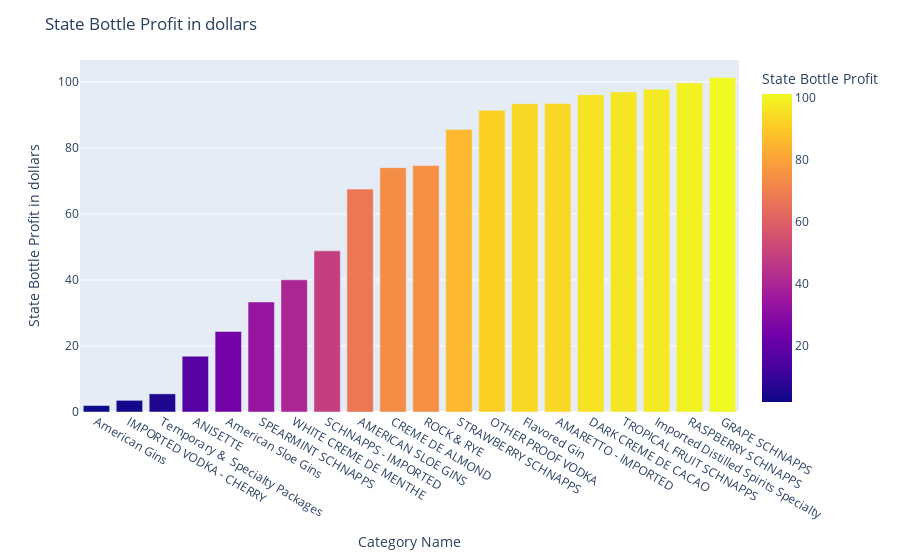

Source (notebook cell):
### Markdown cell above
### The least State Bottle Profit in dollars

### Code cell
df_bottle1 = df.groupby(['Category Name','Pack','Date'])['State Bottle Profit'].sum().groupby(['Category Name','Pack']).max().sort_values().groupby(['Category Name']).sum().sort_values(ascending=True)

top_bottle1 = pd.DataFrame(df_bottle1)
top_bottle1 = pd.DataFrame(df_bottle1.head(20))

fig_reg = px.bar(top_bottle1,x=top_bottle1.index, y='State Bottle Profit',color='State Bottle Profit')
fig_reg.update_layout(
    title="State Bottle Profit in dollars",
    xaxis_title=" Category Name",
    yaxis_title="State Bottle Profit in dollars",
    )
fig_reg.show()

### Figure 1 — Plotly figure (JSON) as saved in the notebook; plotly's stock layout.template omitted (floating-point values rounded to 4 significant figures)
{"data": [{"alignmentgroup": "True", "hovertemplate": "Category Name=%{x}<br>State Bottle Profit=%{marker.color}<extra></extra>", "legendgroup": "", "marker": {"color": [1.96, 3.53, 5.5, 16.91, 24.39, 33.32, 40.03, 48.81, 67.51, 74.02, 74.64, 85.55, 91.37, 93.38, 93.42, 96.13, 96.93, 97.74, 99.65, 101.3], "coloraxis": "coloraxis", "pattern": {"shape": ""}}, "name": "", "offsetgroup": "", "orientation": "v", "showlegend": false, "textposition": "auto", "type": "bar", "x": ["American Gins", "IMPORTED VODKA - CHERRY", "Temporary &  Specialty Packages", "ANISETTE", "American Sloe Gins", "SPEARMINT SCHNAPPS", "WHITE CREME DE MENTHE", "SCHNAPPS - IMPORTED", "AMERICAN SLOE GINS", "CREME DE ALMOND", "ROCK & RYE", "STRAWBERRY SCHNAPPS", "OTHER PROOF VODKA", "Flavored Gin", "AMARETTO - IMPORTED", "DARK CREME DE CACAO", "TROPICAL FRUIT SCHNAPPS", "Imported Distilled Spirits Specialty", "RASPBERRY SCHNAPPS", "GRAPE SCHNAPPS"], "xaxis": "x", "y": [1.96, 3.53, 5.5, 16.91, 24.39, 33.32, 40.03, 48.81, 67.51, 74.02, 74.64, 85.55, 91.37, 93.38, 93.42, 96.13, 96.93, 97.74, 99.65, 101.3], "yaxis": "y"}], "layout": {"barmode": "relative", "coloraxis": {"colorbar": {"title": {"text": "State Bottle Profit"}}, "colorscale": [[0, "#0d0887"], [0.1111, "#46039f"], [0.2222, "#7201a8"], [0.3333, "#9c179e"], [0.4444, "#bd3786"], [0.5556, "#d8576b"], [0.6667, "#ed7953"], [0.7778, "#fb9f3a"], [0.8889, "#fdca26"], [1, "#f0f921"]]}, "legend": {"tracegroupgap": 0}, "margin": {"t": 60}, "title": {"text": "State Bottle Profit in dollars"}, "xaxis": {"anchor": "y", "domain": [0, 1], "title": {"text": " Category Name"}}, "yaxis": {"anchor": "x", "domain": [0, 1], "title": {"text": "State Bottle Profit in dollars"}}}}
